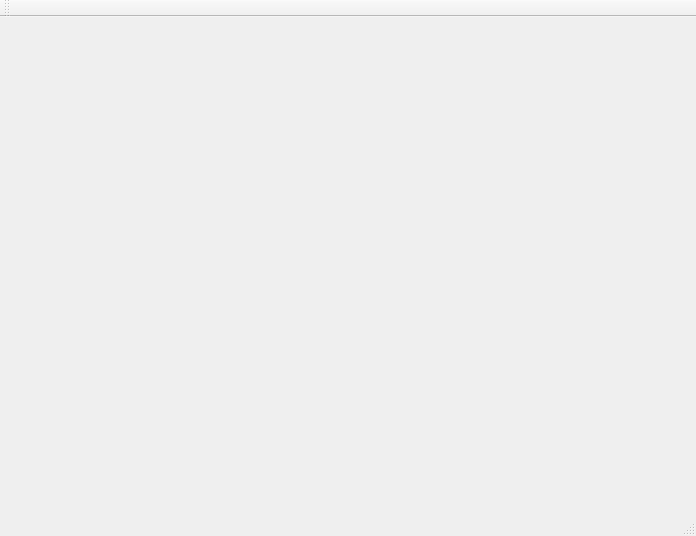
<?xml version="1.0" encoding="UTF-8"?>
<ui version="4.0">
 <class>MainWindow</class>
 <widget class="QMainWindow" name="MainWindow">
  <property name="geometry">
   <rect>
    <x>0</x>
    <y>0</y>
    <width>696</width>
    <height>536</height>
   </rect>
  </property>
  <property name="windowTitle">
   <string>MainWindow</string>
  </property>
  <widget class="QWidget" name="centralWidget"/>
  <widget class="QMenuBar" name="menuBar">
   <property name="geometry">
    <rect>
     <x>0</x>
     <y>0</y>
     <width>696</width>
     <height>22</height>
    </rect>
   </property>
  </widget>
  <widget class="QToolBar" name="mainToolBar">
   <attribute name="toolBarArea">
    <enum>TopToolBarArea</enum>
   </attribute>
   <attribute name="toolBarBreak">
    <bool>false</bool>
   </attribute>
  </widget>
  <widget class="QStatusBar" name="statusBar"/>
 </widget>
 <layoutdefault spacing="6" margin="11"/>
 <resources/>
 <connections/>
</ui>
